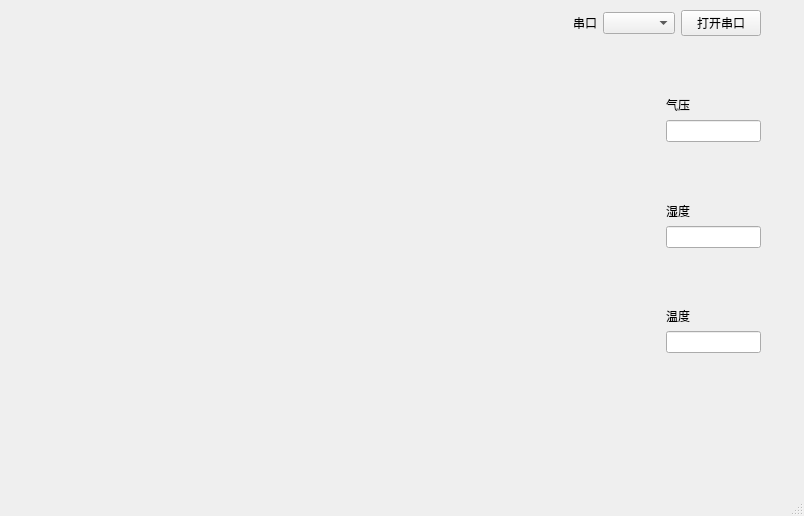
<?xml version="1.0" encoding="UTF-8"?>
<ui version="4.0">
 <class>MainW</class>
 <widget class="QMainWindow" name="MainW">
  <property name="geometry">
   <rect>
    <x>0</x>
    <y>0</y>
    <width>804</width>
    <height>516</height>
   </rect>
  </property>
  <property name="windowTitle">
   <string>MainW</string>
  </property>
  <widget class="QWidget" name="centralwidget">
   <widget class="QWidget" name="layoutWidget">
    <property name="geometry">
     <rect>
      <x>10</x>
      <y>10</y>
      <width>751</width>
      <height>451</height>
     </rect>
    </property>
    <layout class="QVBoxLayout" name="verticalLayout">
     <item>
      <layout class="QHBoxLayout" name="horizontalLayout">
       <item>
        <spacer name="horizontalSpacer">
         <property name="orientation">
          <enum>Qt::Horizontal</enum>
         </property>
         <property name="sizeHint" stdset="0">
          <size>
           <width>40</width>
           <height>20</height>
          </size>
         </property>
        </spacer>
       </item>
       <item>
        <widget class="QLabel" name="label">
         <property name="text">
          <string>串口</string>
         </property>
         <property name="buddy">
          <cstring>serialportn</cstring>
         </property>
        </widget>
       </item>
       <item>
        <widget class="QComboBox" name="serialportn"/>
       </item>
       <item>
        <widget class="QPushButton" name="serialportbutton">
         <property name="text">
          <string>打开串口</string>
         </property>
        </widget>
       </item>
      </layout>
     </item>
     <item>
      <layout class="QHBoxLayout" name="horizontalLayout_2">
       <item>
        <widget class="QWidget" name="widget" native="true">
         <property name="minimumSize">
          <size>
           <width>650</width>
           <height>300</height>
          </size>
         </property>
        </widget>
       </item>
       <item>
        <layout class="QVBoxLayout" name="verticalLayout_2">
         <item>
          <spacer name="verticalSpacer_4">
           <property name="orientation">
            <enum>Qt::Vertical</enum>
           </property>
           <property name="sizeHint" stdset="0">
            <size>
             <width>20</width>
             <height>40</height>
            </size>
           </property>
          </spacer>
         </item>
         <item>
          <widget class="QLabel" name="label_2">
           <property name="text">
            <string>气压</string>
           </property>
           <property name="buddy">
            <cstring>lineEditpres</cstring>
           </property>
          </widget>
         </item>
         <item>
          <widget class="QLineEdit" name="lineEditpres">
           <property name="readOnly">
            <bool>true</bool>
           </property>
          </widget>
         </item>
         <item>
          <spacer name="verticalSpacer">
           <property name="orientation">
            <enum>Qt::Vertical</enum>
           </property>
           <property name="sizeHint" stdset="0">
            <size>
             <width>20</width>
             <height>40</height>
            </size>
           </property>
          </spacer>
         </item>
         <item>
          <widget class="QLabel" name="label_3">
           <property name="text">
            <string>湿度</string>
           </property>
           <property name="buddy">
            <cstring>lineEdithumi</cstring>
           </property>
          </widget>
         </item>
         <item>
          <widget class="QLineEdit" name="lineEdithumi">
           <property name="readOnly">
            <bool>true</bool>
           </property>
          </widget>
         </item>
         <item>
          <spacer name="verticalSpacer_2">
           <property name="orientation">
            <enum>Qt::Vertical</enum>
           </property>
           <property name="sizeHint" stdset="0">
            <size>
             <width>20</width>
             <height>40</height>
            </size>
           </property>
          </spacer>
         </item>
         <item>
          <widget class="QLabel" name="label_4">
           <property name="text">
            <string>温度</string>
           </property>
           <property name="buddy">
            <cstring>lineEditTemp</cstring>
           </property>
          </widget>
         </item>
         <item>
          <widget class="QLineEdit" name="lineEditTemp">
           <property name="readOnly">
            <bool>true</bool>
           </property>
          </widget>
         </item>
         <item>
          <spacer name="verticalSpacer_5">
           <property name="orientation">
            <enum>Qt::Vertical</enum>
           </property>
           <property name="sizeHint" stdset="0">
            <size>
             <width>20</width>
             <height>40</height>
            </size>
           </property>
          </spacer>
         </item>
         <item>
          <spacer name="verticalSpacer_3">
           <property name="orientation">
            <enum>Qt::Vertical</enum>
           </property>
           <property name="sizeHint" stdset="0">
            <size>
             <width>20</width>
             <height>40</height>
            </size>
           </property>
          </spacer>
         </item>
        </layout>
       </item>
      </layout>
     </item>
    </layout>
   </widget>
  </widget>
  <widget class="QMenuBar" name="menubar">
   <property name="geometry">
    <rect>
     <x>0</x>
     <y>0</y>
     <width>804</width>
     <height>26</height>
    </rect>
   </property>
  </widget>
  <widget class="QStatusBar" name="statusbar"/>
 </widget>
 <resources/>
 <connections/>
</ui>
